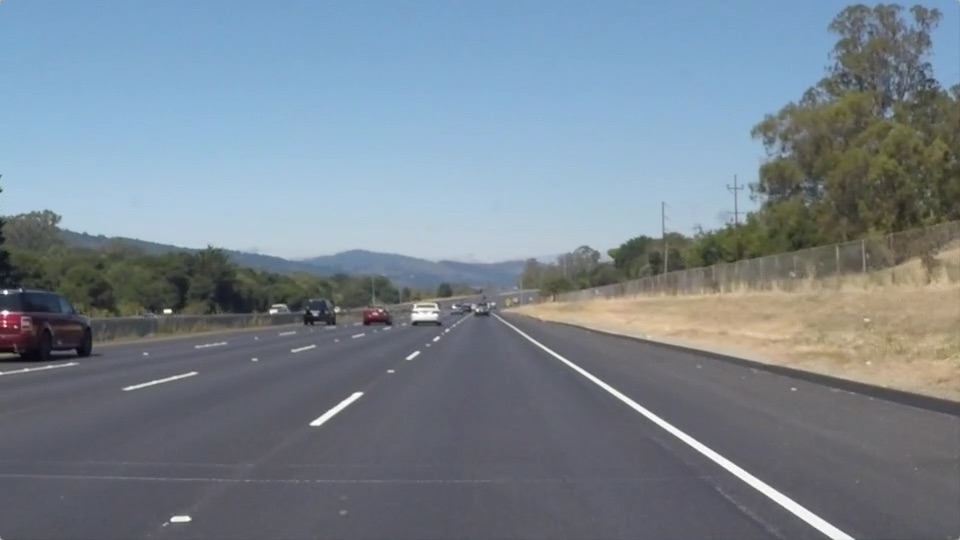
#> input picture CarND-LaneLines-P1-master/CarND-LaneLines-P1-master/test_images/solidWhiteRight.jpg, 960 x 540 px
$ jupyter execute --allow-errors P1_knn.ipynb   (shell and % lines are left out)
#> lines starting #> are read from the running program, lines starting #| are printed output that depends on the picture; after the words box and inside, x2 and y2 are one past the last pixel; in counts of white or black regions, pixels touching at a corner belong together
# Self-Driving Car Engineer Nanodegree

## Project: **Finding Lane Lines on the Road**
***
In this project, you will use the tools you learned about in the lesson to identify lane lines on the road.  You can develop your pipeline on a series of individual images, and later apply the result to a video stream (really just a series of images). Check out the video clip "raw-lines-example.mp4" (also contained in this repository) to see what the output should look like after using the helper functions below.

Once you have a result that looks roughly like "raw-lines-example.mp4", you'll need to get creative and try to average and/or extrapolate the line segments you've detected to map out the full extent of the lane lines.  You can see an example of the result you're going for in the video "P1_example.mp4".  Ultimately, you would like to draw just one line for the left side of the lane, and one for the right.

In addition to implementing code, there is a brief writeup to complete. The writeup should be completed in a separate file, which can be either a markdown file or a pdf document. There is a [write up template](https://github.com/udacity/CarND-LaneLines-P1/blob/master/writeup_template.md) that can be used to guide the writing process. Completing both the code in the Ipython notebook and the writeup template will cover all of the [rubric points](https://review.udacity.com/#!/rubrics/322/view) for this project.

---
Let's have a look at our first image called 'test_images/solidWhiteRight.jpg'.  Run the 2 cells below (hit Shift-Enter or the "play" button above) to display the image.

**Note: If, at any point, you encounter frozen display windows or other confounding issues, you can always start again with a clean slate by going to the "Kernel" menu above and selecting "Restart & Clear Output".**

---

**The tools you have are color selection, region of interest selection, grayscaling, Gaussian smoothing, Canny Edge Detection and Hough Tranform line detection.  You  are also free to explore and try other techniques that were not presented in the lesson.  Your goal is piece together a pipeline to detect the line segments in the image, then average/extrapolate them and draw them onto the image for display (as below).  Once you have a working pipeline, try it out on the video stream below.**

---

<figure>

 <figcaption>
 <p></p>
 <p style="text-align: center;"> Your output should look something like this (above) after detecting line segments using the helper functions below </p>
 </figcaption>
</figure>
 <p></p>
<figure>

 <figcaption>
 <p></p>
 <p style="text-align: center;"> Your goal is to connect/average/extrapolate line segments to get output like this</p>
 </figcaption>
</figure>

**Run the cell below to import some packages.  If you get an `import error` for a package you've already installed, try changing your kernel (select the Kernel menu above --> Change Kernel).  Still have problems?  Try relaunching Jupyter Notebook from the terminal prompt.  Also, consult the forums for more troubleshooting tips.**

## Import Packages

[cell 1]
#importing some useful packages
import matplotlib.pyplot as plt
import matplotlib.image as mpimg
import numpy as np
import cv2

## Read in an Image

[cell 2]
#reading in an image
image = mpimg.imread('test_images/solidWhiteRight.jpg')
#> image is the input picture: shape (540, 960, 3); mean R, G, B 120.3, 132.6, 143.7

#printing out some stats and plotting
print('This image is:', type(image), 'with dimensions:', image.shape)
#| This image is: <class 'numpy.ndarray'> with dimensions: (540, 960, 3)
plt.imshow(image)  # if you wanted to show a single color channel image called 'gray', for example, call as plt.imshow(gray, cmap='gray')

## Ideas for Lane Detection Pipeline

**Some OpenCV functions (beyond those introduced in the lesson) that might be useful for this project are:**

`cv2.inRange()` for color selection
`cv2.fillPoly()` for regions selection
`cv2.line()` to draw lines on an image given endpoints
`cv2.addWeighted()` to coadd / overlay two images
`cv2.cvtColor()` to grayscale or change color
`cv2.imwrite()` to output images to file
`cv2.bitwise_and()` to apply a mask to an image

**Check out the OpenCV documentation to learn about these and discover even more awesome functionality!**

## Helper Functions

Below are some helper functions to help get you started. They should look familiar from the lesson!

[cell 3]
import math

def grayscale(img):
    """Applies the Grayscale transform
    This will return an image with only one color channel
    but NOTE: to see the returned image as grayscale
    (assuming your grayscaled image is called 'gray')
    you should call plt.imshow(gray, cmap='gray')"""
    return cv2.cvtColor(img, cv2.COLOR_RGB2GRAY)
    # Or use BGR2GRAY if you read an image with cv2.imread()
    # return cv2.cvtColor(img, cv2.COLOR_BGR2GRAY)

def canny(img, low_threshold, high_threshold):
    """Applies the Canny transform"""
    return cv2.Canny(img, low_threshold, high_threshold)

def gaussian_blur(img, kernel_size):
    """Applies a Gaussian Noise kernel"""
    return cv2.GaussianBlur(img, (kernel_size, kernel_size), 0)

def region_of_interest(img, vertices):
    """
    Applies an image mask.

    Only keeps the region of the image defined by the polygon
    formed from `vertices`. The rest of the image is set to black.
    `vertices` should be a numpy array of integer points.
    """
    #defining a blank mask to start with
    mask = np.zeros_like(img)

    #defining a 3 channel or 1 channel color to fill the mask with depending on the input image
    if len(img.shape) > 2:
        channel_count = img.shape[2]  # i.e. 3 or 4 depending on your image
        ignore_mask_color = (255,) * channel_count
    else:
        ignore_mask_color = 255

    #filling pixels inside the polygon defined by "vertices" with the fill color
    cv2.fillPoly(mask, vertices, ignore_mask_color)

    #returning the image only where mask pixels are nonzero
    masked_image = cv2.bitwise_and(img, mask)
    return masked_image


def draw_lines(img, lines, color=[255, 0, 0], thickness=2):
    """
    NOTE: this is the function you might want to use as a starting point once you want to
    average/extrapolate the line segments you detect to map out the full
    extent of the lane (going from the result shown in raw-lines-example.mp4
    to that shown in P1_example.mp4).

    Think about things like separating line segments by their
    slope ((y2-y1)/(x2-x1)) to decide which segments are part of the left
    line vs. the right line.  Then, you can average the position of each of
    the lines and extrapolate to the top and bottom of the lane.

    This function draws `lines` with `color` and `thickness`.
    Lines are drawn on the image inplace (mutates the image).
    If you want to make the lines semi-transparent, think about combining
    this function with the weighted_img() function below
    """
    for line in lines:
        for x1,y1,x2,y2 in line:
            cv2.line(img, (x1, y1), (x2, y2), color, thickness)

def hough_lines(img, rho, theta, threshold, min_line_len, max_line_gap):
    """
    `img` should be the output of a Canny transform.

    Returns an image with hough lines drawn.
    """
    lines = cv2.HoughLinesP(img, rho, theta, threshold, np.array([]), minLineLength=min_line_len, maxLineGap=max_line_gap)
    line_img = np.zeros((img.shape[0], img.shape[1], 3), dtype=np.uint8)
    draw_lines(line_img, lines)
    return line_img

# Python 3 has support for cool math symbols.

def weighted_img(img, initial_img, α=0.8, β=1., γ=0.):
    """
    `img` is the output of the hough_lines(), An image with lines drawn on it.
    Should be a blank image (all black) with lines drawn on it.

    `initial_img` should be the image before any processing.

    The result image is computed as follows:

    initial_img * α + img * β + γ
    NOTE: initial_img and img must be the same shape!
    """
    return cv2.addWeighted(initial_img, α, img, β, γ)

[cell 4]
# Own helper functions

# KNN

def eukledianDistance(point1, point2):
    x1 = point1[0]
    x2 = point2[0]
    y1 = point1[1]
    y2 = point2[1]
    distance = math.sqrt((x1-x2)**2 + (y1-y2)**2)
    return distance

def knn (pointToBeClassified, groundTruthList, k = 10):
    for elem in groundTruthList:
        groundTruthPoint = elem[0]
        euklDist = eukledianDistance(pointToBeClassified, groundTruthPoint)
        elem[2] = euklDist

    # Sort
    groundTruthList.sort(key= lambda x: x[2])
    #print(groundTruthList)

    # Count respective labels and vote for winner
    countClass0 = 0
    countClass1 = 0
    for i in range(k):
        if groundTruthList[i][1] == 0:
            countClass0 = countClass0 + 1
        elif groundTruthList[i][1] == 1:
            countClass1 = countClass1 + 1

    return (countClass0, countClass1)

## Test Images

Build your pipeline to work on the images in the directory "test_images"
**You should make sure your pipeline works well on these images before you try the videos.**

[cell 5]
import os
os.listdir("test_images/")

## Build a Lane Finding Pipeline

Build the pipeline and run your solution on all test_images. Make copies into the `test_images_output` directory, and you can use the images in your writeup report.

Try tuning the various parameters, especially the low and high Canny thresholds as well as the Hough lines parameters.

[cell 6]
# TODO: Build your pipeline that will draw lane lines on the test_images
# then save them to the test_images_output directory.

# 1 Load test image (in array format) and visualize it
ImgIndex = 2
inputImageList = os.listdir("test_images/")
img = mpimg.imread("test_images/" + inputImageList[ImgIndex])
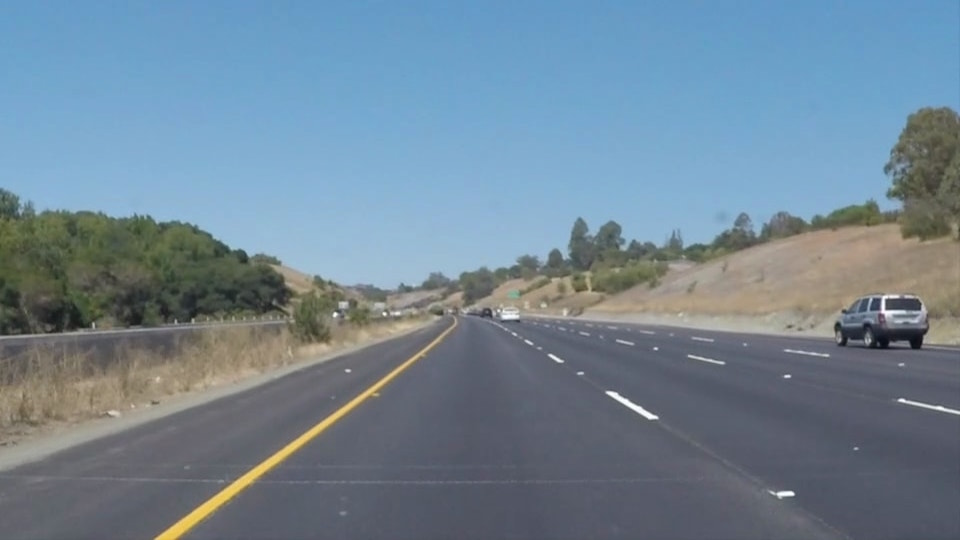
#> input picture CarND-LaneLines-P1-master/CarND-LaneLines-P1-master/test_images/solidYellowCurve.jpg, 960 x 540 px
#> img is the input picture: shape (540, 960, 3); mean R, G, B 113, 133.4, 149
print('This image is:', type(img), 'with dimensions:', img.shape)
#| This image is: <class 'numpy.ndarray'> with dimensions: (540, 960, 3)
plt.figure(figsize=(10, 10))
plt.imshow(img);

[cell 7]
# 2 Color Selection
#   --> Copy the original image
#   --> Define RGB thresholds
#   --> Create a mask to find out pixels which are above a certain color threshold in any of the 3 color channels
#   --> Apply the mask to the original image and making the masked pixel black (RGB value for black is given as [0 0 0])
colorSelectedImg = np.copy(img)
rgb_thresholds = [200, 50, 50]
colorMask = (img[:,:,0] < rgb_thresholds[0]) | (img[:,:,1] < rgb_thresholds[1]) | (img[:,:,2] < rgb_thresholds[2])
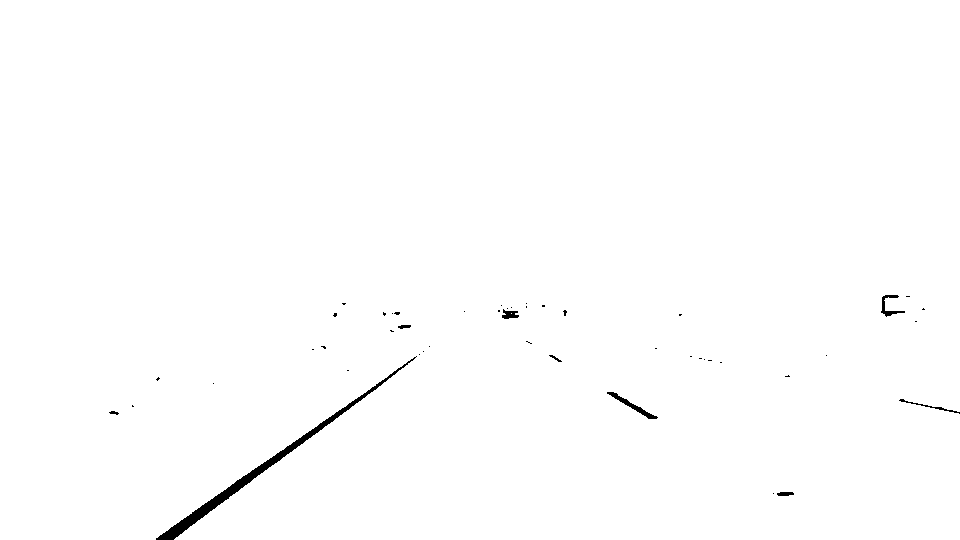
#> colorMask: shape (540, 960) bool; 99.4% white; 47 black regions (38 under 20 px), largest, box (x1, y1, x2, y2) and area: (156, 356, 417, 540) 2001, (607, 392, 658, 419) 245, (881, 295, 905, 317) 158
RGB_black = [0, 0, 0]
colorSelectedImg[colorMask] = RGB_black
plt.figure(figsize=(10, 10))
plt.imshow(colorSelectedImg);

# Store image
mpimg.imsave("test_images_output/1colorSelected" + inputImageList[ImgIndex], colorSelectedImg)

[cell 8]
# 3 Region masking
#   --> Defining a region of interest
#   --> Mask out pixels which are not in the ROI (by making those pixels black)

# Define rectantle as Region of interest by 4 points
bottomLeft = (100, 540)
bottomRight = (960, 540)
topLeft = (420, 320)
topRight = (550, 320)
roiRectangle = np.array([[bottomLeft, bottomRight, topRight, topLeft]], dtype=np.int32)

# Draw ROI using helper function
roiVizImg = np.copy(img)
line1 = [(bottomLeft[0], bottomLeft[1], bottomRight[0], bottomRight[1])]
line2 = [(bottomLeft[0], bottomLeft[1], topLeft[0], topLeft[1])]
line3 = [(bottomRight[0], bottomRight[1], topRight[0], topRight[1])]
line4 = [(topLeft[0], topLeft[1], topRight[0], topRight[1])]
lines = [line1, line2, line3, line4]
draw_lines(roiVizImg, lines)

# Apply ROI helper function on the color selected image in order to mask out pixel which are not in the ROI
roiImg = region_of_interest(colorSelectedImg, roiRectangle);

# Save both ROI filtered image and ROI visualization
mpimg.imsave("test_images_output/2ROIvisualization" + inputImageList[ImgIndex], roiVizImg )
mpimg.imsave("test_images_output/3ROIfiltered" + inputImageList[ImgIndex], roiImg)


# Plots
fig, (ax1, ax2) = plt.subplots(2, 1, figsize=(10,10))
ax1.imshow(roiVizImg)
ax2.imshow(roiImg);

[cell 9]
# 4 Edge Detection using Canny algorithm
#   --> Gray Scaling (3 channel --> 1 channel)
#   --> Gauß filtering (Reducing noise for better gradient calculation)
#   --> Edge Detection based on gray scale gradients (Canny algotihm)
#   --> Applying region of interest
grayScaleImg = grayscale(img)
#> in grayscale, `return cv2.cvtColor(img, cv2.COLOR_RGB2GRAY)`:
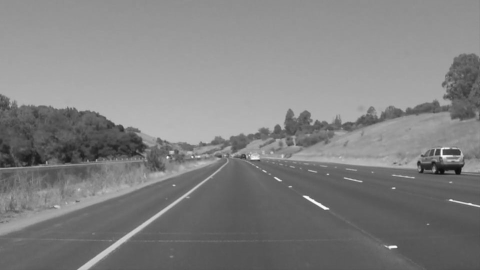
#> returned value: shape (540, 960) (shown at 1/2 size); min 11, max 254, mean 129.1
gaussFilteredImg = gaussian_blur(grayScaleImg, kernel_size=5)
cannyImg = canny(gaussFilteredImg, low_threshold=100, high_threshold=200)

# Plots
fig, (ax1, ax2, ax3) = plt.subplots(3, 1, figsize=(10,10))
ax1.imshow(grayScaleImg, cmap='gray')
ax2.imshow(gaussFilteredImg, cmap='gray')
ax3.imshow(cannyImg, cmap='gray');

# Save the images
mpimg.imsave("test_images_output/4grayCale" + inputImageList[ImgIndex], grayScaleImg )
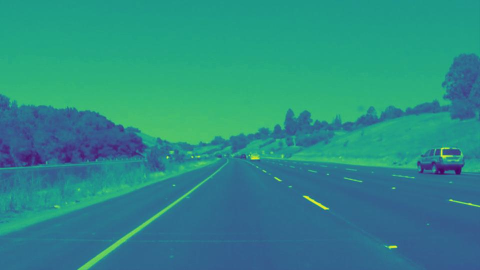
#> saved as 4grayCalesolidYellowCurve.jpg: shape (540, 960, 3) (shown at 1/2 size); mean R, G, B 42.8, 139.7, 134.5
mpimg.imsave("test_images_output/5gaussFiltered" + inputImageList[ImgIndex], gaussFilteredImg)
mpimg.imsave("test_images_output/6cannyEdges" + inputImageList[ImgIndex], cannyImg)
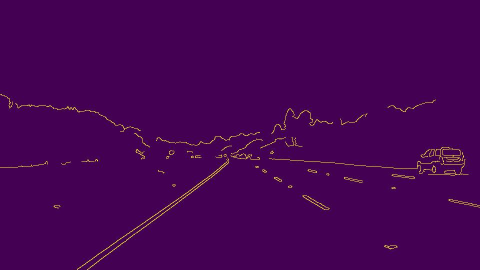
#> saved as 6cannyEdgessolidYellowCurve.jpg: shape (540, 960, 3) (shown at 1/2 size); mean R, G, B 69.7, 2.4, 82.6

[cell 10]
# 5 Hough Transformation
#   --> Applying hough transformation
#   --> While Canny algorithm finds all kind of edges, we are only interested in points which are building up straight lines
#       There´s a nice property to check this out in hough space. Intersecting lanes in hough space
#       corresponds to "straight alligned points (i.e. pixels)", which we identify as lanes

# Create hough image
houghLineImg = hough_lines(cannyImg, rho=1 , theta=math.pi/180, threshold= 5 , min_line_len=5, max_line_gap=3)
#> in hough_lines, `lines = cv2.HoughLinesP(img, rho, theta, threshold, np.array([]), minL..`: lines = 256 rows, first 6: [897, 401, 959, 414], [371, 386, 427, 346], [338, 285, 371, 284], [277, 463, 439, 341], [783, 351, 809, 354], [887, 310, 920, 310]
#> call 2 of draw_lines, with lines = array of shape (256, 1, 4), thickness = 2
#> the loop in draw_lines (call 2), `for line in lines:` made 256 passes
#> after the loop in draw_lines (call 2), `for line in lines:`:
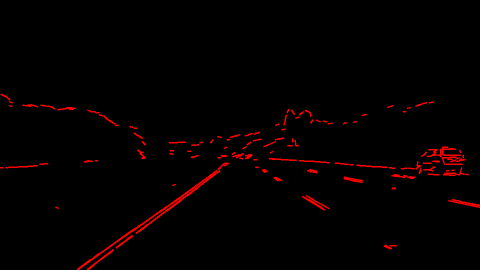
#> img: shape (540, 960, 3) (shown at 1/2 size); mean R, G, B 4.8, 0, 0

# Plot
plt.figure(figsize=(10, 10))
plt.imshow(houghLineImg);

# Save the image
mpimg.imsave("test_images_output/7houghImage" + inputImageList[ImgIndex], houghLineImg )
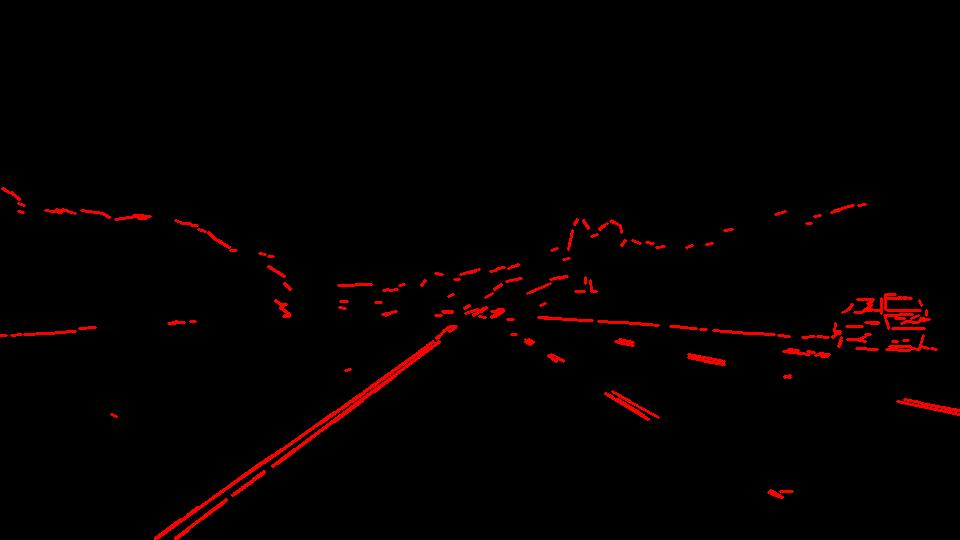
#> saved as 7houghImagesolidYellowCurve.jpg: shape (540, 960, 3); mean R, G, B 5.1, 0.6, 0.7

[cell 11]
# 6 Combine hough image with region and color separated image stream
#   --> Use the color and reagion seperated image as mask to mask out the corresponding findings of the color/region stream
combinedLaneImg = cv2.bitwise_and(houghLineImg, roiImg )
#> (the rest of the program and of its run is left out)
